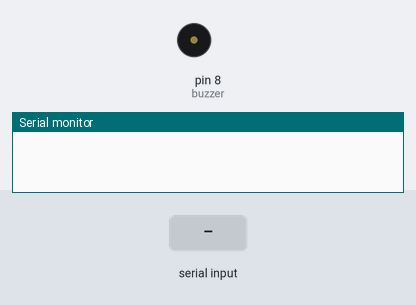
A sketch run on a simulated Arduino Uno, built with avr-gcc and run on an emulated ATmega328P. On the bench: buzzer (waves = sounding), the last lines printed to the serial monitor. The inputs (shaded band) are chosen by the test bench.

Above: at 1.2 s.
1.3 s: "e90\n" received over Serial
2.8 s: "," received over Serial
At 3.7 s:
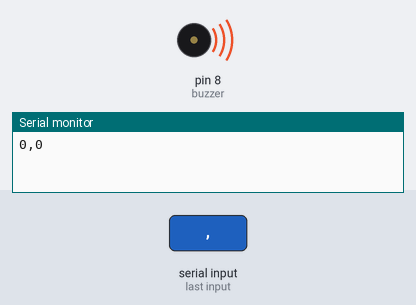
4.3 s: "n,45\n" received over Serial
At 4.9 s:
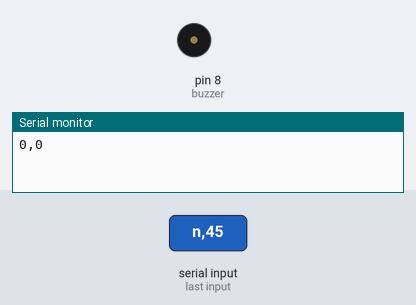
Timing chart, 0 to 7.3 s (numbered marks = the images above; inputs shaded):
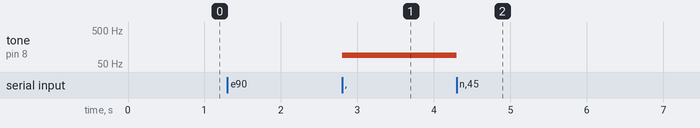

The sketch:

ex2_arduino.ino
```cpp
/**
  This example is to send multiple values from Processing to Arduino.
  You can find the Processing example file in the same folder which works with this Arduino file.
  Please note that the echo case (when char c is 'e' in the getSerialData function below)
  checks if Arduino is receiving the correct bytes from the Processing sketch
  by sending the values array back to the Processing sketch.
 **/

#define NUM_OF_VALUES 2    /** YOU MUST CHANGE THIS ACCORDING TO YOUR PROJECT **/


/** DO NOT REMOVE THESE **/
int tempValue = 0;
int valueIndex = 0;
int buzzer = 8;

/* This is the array of values storing the data from Processing. */
int values[NUM_OF_VALUES];


void setup() {
  Serial.begin(9600);
}

void loop() {
  getSerialData();
  tone(buzzer,values[0],values[1]);

  // add your code here
  // use elements in the values array
  // values[0]
  // values[1]
}


//recieve serial data from Processing
void getSerialData() {
  if (Serial.available()) {
    char c = Serial.read();
    //switch - case checks the value of the variable in the switch function
    //in this case, the char c, then runs one of the cases that fit the value of the variable
    //for more information, visit the reference page: https://www.arduino.cc/en/Reference/SwitchCase
    switch (c) {
      //if the char c from Processing is a number between 0 and 9
      case '0'...'9':
        //save the value of char c to tempValue
        //but simultaneously rearrange the existing values saved in tempValue
        //for the digits received through char c to remain coherent
        //if this does not make sense and would like to know more, send an email to me!
        tempValue = tempValue * 10 + c - '0';
        break;
      //if the char c from Processing is a comma
      //indicating that the following values of char c is for the next element in the values array
      case ',':
        values[valueIndex] = tempValue;
        //reset tempValue value
        tempValue = 0;
        //increment valuesIndex by 1
        valueIndex++;
        break;
      //if the char c from Processing is character 'n'
      //which signals that it is the end of data
      case 'n':
        //save the tempValue
        //this will b the last element in the values array
        values[valueIndex] = tempValue;
        //reset tempValue and valueIndex values
        //to clear out the values array for the next round of readings from Processing
        tempValue = 0;
        valueIndex = 0;
        break;
      //if the char c from Processing is character 'e'
      //it is signalling for the Arduino to send Processing the elements saved in the values array
      //this case is triggered and processed by the echoSerialData function in the Processing sketch
      case 'e': // to echo
        for (int i = 0; i < NUM_OF_VALUES; i++) {
          Serial.print(values[i]);
          if (i < NUM_OF_VALUES - 1) {
            Serial.print(',');
          }
          else {
            Serial.println();
          }
        }
        break;
    }
  }
}
```

Measured:
- after the input at 2.8 s, tone on pin 8 (buzzer): silent → 90 Hz at once
- after the input at 4.3 s, tone on pin 8 (buzzer): 90 Hz → silent at once
